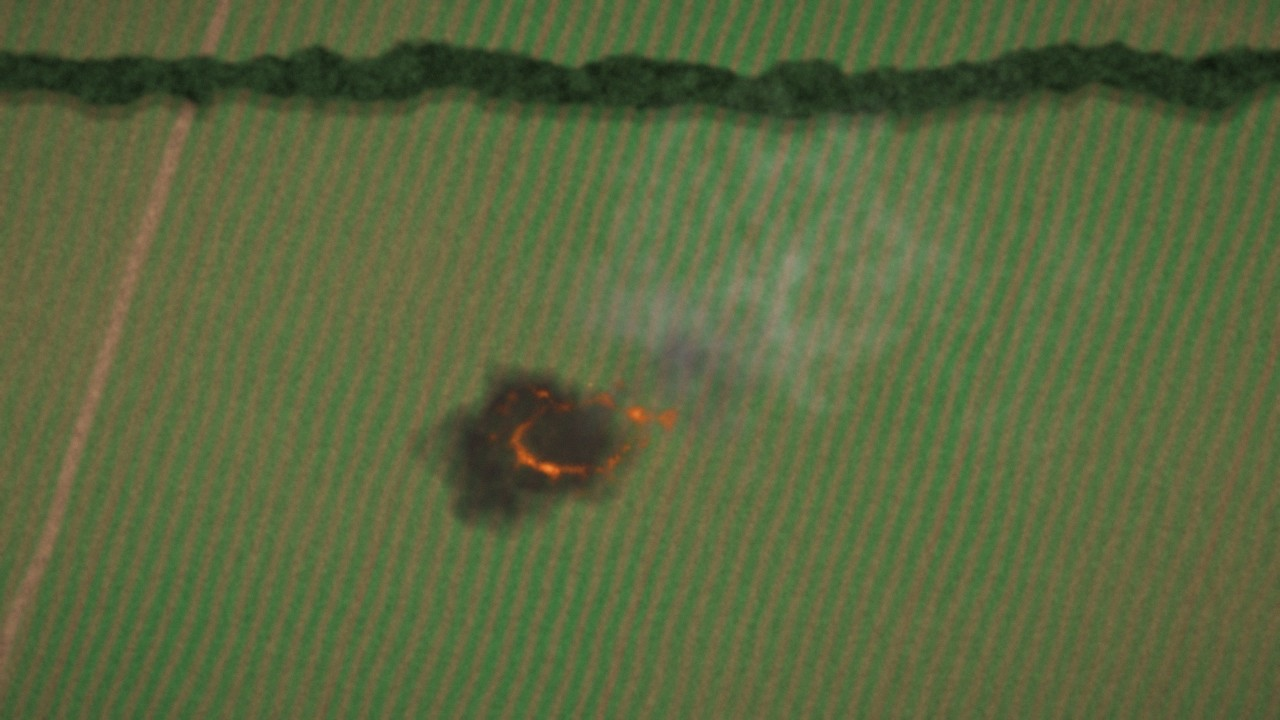
#> input picture samples/drone/drone-crop-fire-01.jpg, 1280 x 720 px
$ python -i water.py   (imports and definitions only)
#> lines starting #> are read from the running program, lines starting #| are printed output that depends on the picture; after the words box and inside, x2 and y2 are one past the last pixel; in counts of white or black regions, pixels touching at a corner belong together
#> further down, picture is the input picture: shape (720, 1280, 3); mean B, G, R 62.5, 102.7, 90.6
"""
Standing-water coverage: what fraction of a frame is under water.

NOT a model. There are no weights, nothing is trained, and nothing is
downloaded - this is arithmetic on pixels, a millisecond per frame.

It exists because flood is the wrong shape for a detector. YOLO finds
*things*: countable objects with a boundary you can draw a box around. Water
across a field is *stuff* - no instances, no natural box, and "how many
floods" is not a question. So the output here is one number per frame, a
coverage fraction, and the matching alert rule is a threshold rather than a
count.

WHAT ACTUALLY SEPARATES WATER FROM SOIL

Not colour. The flood photos from this site are muddy brown, very close to
the wet soil beside them. The reliable signal is TEXTURE: a water surface is
smooth, while soil, stubble and canopy are full of high-frequency detail.
So the primary test is local variance, and colour is only used to rule things
out afterwards.

THE THREE THINGS THAT FOOL IT, AND WHAT IS DONE ABOUT THEM

  sky        smooth, bright, low saturation - indistinguishable from water on
             texture alone. Removed by finding smooth regions that touch the
             top edge and are brighter than the scene median.
  vegetation smooth in places when out of focus. Removed by hue: a strongly
             green pixel is not water.
  shadow     smooth and dark. Removed by a floor on brightness.

It is a heuristic and it says so. It will disagree with a person at the
margins; it is meant to answer "is a large part of this field under water"
rather than to trace a shoreline.
"""
import logging
import os

import cv2
import numpy as np

log = logging.getLogger(__name__)

ENABLED = os.getenv("WATER_INDEX_ENABLED", "true").lower() in ("1", "true", "yes")

# Analysis runs on a downscaled copy: coverage is a ratio, so resolution buys
# nothing, and the box filters below are the expensive part.
WORK_WIDTH = 480

# Local standard deviation under which a pixel counts as "smooth". Tuned on
# the sample frames: muddy water sits near 2-5, bare soil and canopy well above.
SMOOTH_MAX = float(os.getenv("WATER_SMOOTH_MAX", "6.0"))

WINDOW = 9          # neighbourhood for the variance estimate
MIN_VALUE = 45      # below this it is shadow, not water
GREEN_LO, GREEN_HI = 35, 85     # OpenCV hue degrees/2 - vegetation
GREEN_SAT = 60      # a green pixel only counts as vegetation if saturated


def _local_sigma(gray: np.ndarray) -> np.ndarray:
    """Standard deviation in a WINDOW-sized neighbourhood, per pixel.

    E[x^2] - E[x]^2 via two box blurs: far cheaper than a sliding window, and
    the whole reason this can run on every frame without being noticed.
    """
    f = gray.astype(np.float32)
    mean = cv2.blur(f, (WINDOW, WINDOW))
    mean_sq = cv2.blur(f * f, (WINDOW, WINDOW))
    return np.sqrt(np.maximum(mean_sq - mean * mean, 0))


def _sky_mask(smooth: np.ndarray, value: np.ndarray) -> np.ndarray:
    """Smooth regions connected to the top edge and brighter than the scene.

    A cloudy sky is smooth, bright and desaturated - every test that finds
    water finds it too. What sky is not, is *surrounded by field*: it touches
    the top of the frame. So the removal is by connectivity, not by colour.
    """
    bright = value > max(np.median(value) + 10, 90)
    candidate = (smooth & bright).astype(np.uint8)
    if not candidate.any():
        return np.zeros_like(candidate, dtype=bool)

    count, labels = cv2.connectedComponents(candidate, connectivity=8)
    touching = np.unique(labels[0, :])          # component ids on the top row
    sky = np.isin(labels, touching[touching > 0])

    # A component has to be substantial to be sky; a bright smooth puddle can
    # graze the top edge of a low-angle shot.
    if sky.sum() < 0.02 * sky.size:
        return np.zeros_like(sky)
    return sky


def analyse(frame: np.ndarray) -> dict:
    """Coverage in 0..1 plus the intermediate fractions, for tuning."""
    h, w = frame.shape[:2]
#> h = 720; w = 1280
    if w > WORK_WIDTH:
        scale = WORK_WIDTH / w
#> scale = 0.375
        frame = cv2.resize(frame, (WORK_WIDTH, int(h * scale)), interpolation=cv2.INTER_AREA)

    hsv = cv2.cvtColor(frame, cv2.COLOR_BGR2HSV)
#> hsv: shape (270, 480, 3); mean H, S, V 38.6, 102.5, 104.5
    hue, sat, value = hsv[:, :, 0], hsv[:, :, 1], hsv[:, :, 2]
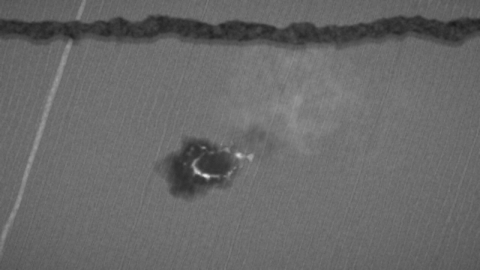
#> value: shape (270, 480); min 26, max 230, mean 104.5
    gray = cv2.cvtColor(frame, cv2.COLOR_BGR2GRAY)

    smooth = _local_sigma(gray) < SMOOTH_MAX
#> in _local_sigma, `mean_sq = cv2.blur(f * f, (WINDOW, WINDOW))`:
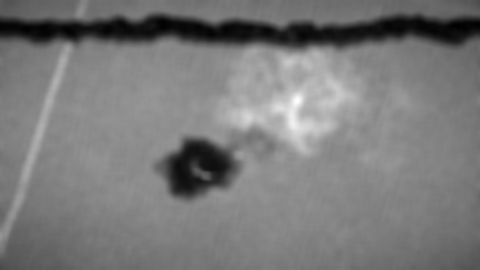
#> mean_sq: shape (270, 480) float32; min 1432.4, max 17602.4, mean 9172.6; drawn with min black and max white
#> in _local_sigma, `return np.sqrt(np.maximum(mean_sq - mean * mean, 0))`:
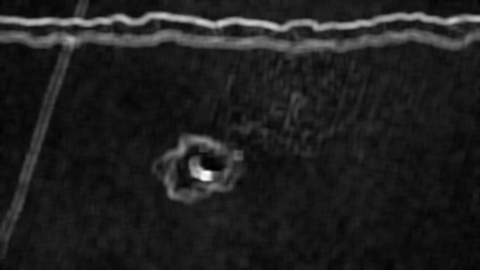
#> returned value: shape (270, 480) float32; min 1.18, max 30.22, mean 4.8; drawn with min black and max white
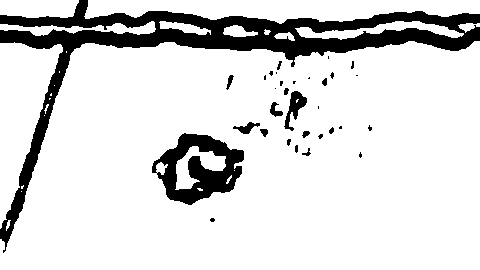
#> smooth: shape (270, 480) bool; 85.5% white; 32 black regions (17 under 20 px), largest, box (x1, y1, x2, y2) and area: (0, 0, 480, 253) 14349, (152, 133, 244, 205) 3321, (284, 91, 307, 131) 376
    vegetation = (hue >= GREEN_LO) & (hue <= GREEN_HI) & (sat > GREEN_SAT)
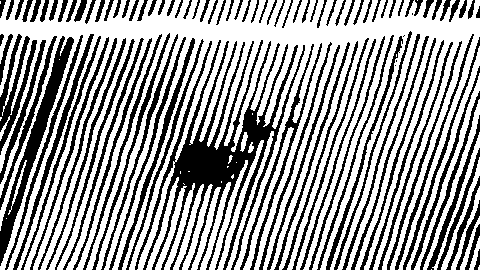
#> vegetation: shape (270, 480) bool; 61.1% white; 109 black regions (4 under 20 px), largest, box (x1, y1, x2, y2) and area: (135, 40, 305, 270) 10526, (0, 36, 74, 266) 2616, (240, 43, 322, 270) 1494
    dark = value < MIN_VALUE
#> dark: shape (270, 480) bool; 0.44% white in thin lines or dots, all inside (x1, y1, x2, y2) = (0, 17, 480, 39)
    sky = _sky_mask(smooth, value)
#> in _sky_mask, `bright = value > max(np.median(value) + 10, 90)`: bright: shape (270, 480) bool; 8.8% white; 607 white regions (595 under 20 px), largest, box (x1, y1, x2, y2) and area: (226, 46, 365, 157) 8246, (0, 42, 72, 244) 1118, (215, 95, 232, 128) 140
#> in _sky_mask, `candidate = (smooth & bright).astype(np.uint8)`: candidate: shape (270, 480); values 0 (black) and 1 (white), 7% white; 603 white regions (592 under 20 px), largest, box (x1, y1, x2, y2) and area: (226, 49, 365, 157) 7257, (215, 95, 232, 128) 140, (244, 153, 254, 164) 62
#> in _sky_mask, `count, labels = cv2.connectedComponents(candidate, connectivity=8)`:
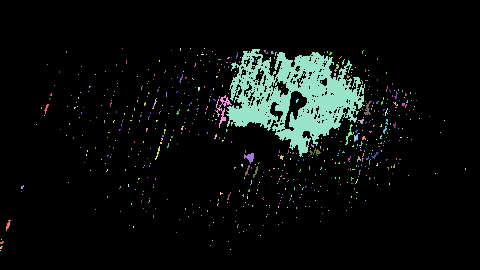
#> labels: shape (270, 480) int32; 604 distinct labels, from 0 to 603; one colour per label, 0 black
#> in _sky_mask, `count, labels = cv2.connectedComponents(candidate, connectivity=8)`: count = 604
#> in _sky_mask, `touching = np.unique(labels[0, :])`: touching = [0]
#> in _sky_mask, `sky = np.isin(labels, touching[touching > 0])`: sky: shape (270, 480) bool; every value is 0

    water = smooth & ~vegetation & ~dark & ~sky
#> water: shape (270, 480) bool; 33.6% white; 159 white regions (27 under 20 px), largest, box (x1, y1, x2, y2) and area: (215, 53, 303, 270) 2276, (0, 43, 36, 155) 1259, (13, 43, 91, 270) 1087

    # Opening then closing: drop isolated smooth specks, then fill the pinholes
    # left by crop poking through shallow water. Without this a flooded field
    # reads as thousands of fragments rather than one sheet.
    k = np.ones((5, 5), np.uint8)
    mask = cv2.morphologyEx(water.astype(np.uint8), cv2.MORPH_OPEN, k)
#> mask: shape (270, 480); values 0 (black) and 1 (white), 2.8% white; 42 white regions (4 under 20 px), largest, box (x1, y1, x2, y2) and area: (176, 146, 199, 188) 471, (200, 152, 225, 171) 387, (0, 84, 20, 128) 375
    mask = cv2.morphologyEx(mask, cv2.MORPH_CLOSE, k)
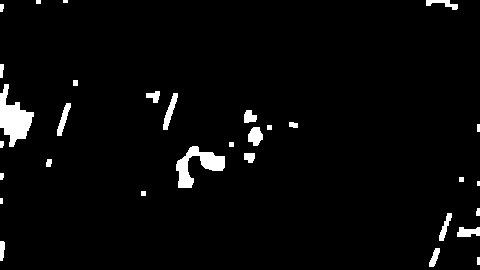
#> mask: shape (270, 480); values 0 (black) and 1 (white), 3.1% white; 31 white regions (3 under 20 px), largest, box (x1, y1, x2, y2) and area: (0, 84, 34, 147) 1085, (176, 146, 225, 188) 881, (163, 93, 178, 130) 218

    return {
        "coverage": float(mask.mean()),
        "smoothFraction": float(smooth.mean()),
        "skyFraction": float(sky.mean()),
        "vegetationFraction": float(vegetation.mean()),
    }


def coverage(frame: np.ndarray) -> float:
    """Just the number. Never raises - a failed measurement must not stop
    inference, so it reports 0 and logs instead."""
    try:
        return analyse(frame)["coverage"]
    except Exception as exc:
        log.warning("water index failed: %s", exc)
        return 0.0

>>> import cv2
>>> picture = cv2.imread('../../../samples/drone/drone-crop-fire-01.jpg')
>>> result = analyse(picture)
#> result = {'coverage': 0.0314, 'smoothFraction': 0.855, 'skyFraction': 0, 'vegetationFraction': 0.611}

$ run again, on samples/drone/drone-crop-fire-02.jpg
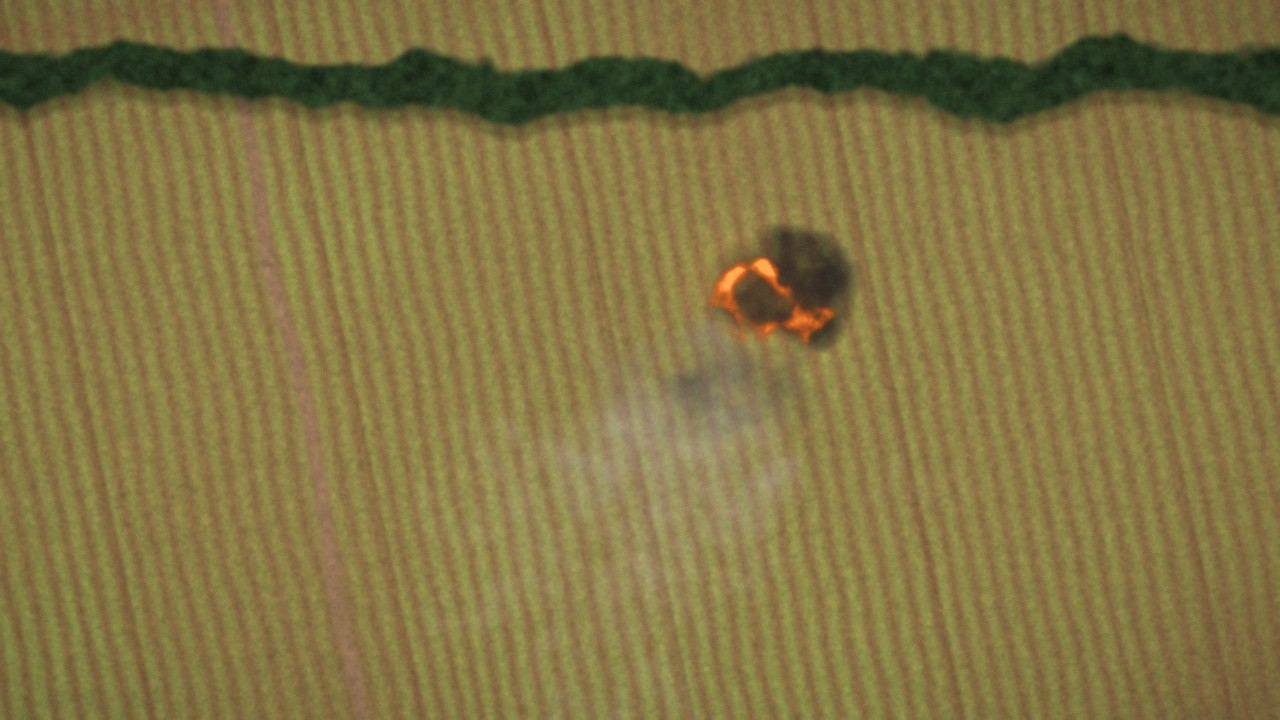
#> input picture samples/drone/drone-crop-fire-02.jpg, 1280 x 720 px
#> picture is the input picture: shape (720, 1280, 3); mean B, G, R 67.5, 116.7, 130.8
#> hsv: shape (270, 480, 3); mean H, S, V 24.6, 123.7, 131.8
#> in analyse, `smooth = _local_sigma(gray) < SMOOTH_MAX`:
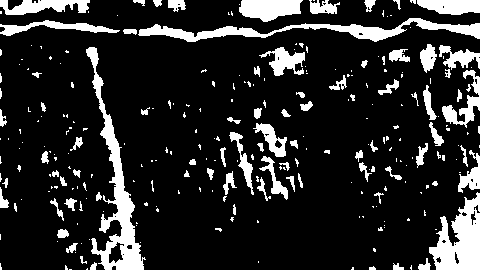
#> smooth: shape (270, 480) bool; 15.8% white; 270 white regions (188 under 20 px), largest, box (x1, y1, x2, y2) and area: (86, 47, 146, 270) 3154, (138, 18, 480, 42) 2542, (429, 192, 480, 270) 2344
#> vegetation: shape (270, 480) bool; 6.4% white; 1 white region, box (x1, y1, x2, y2) and area: (0, 13, 480, 47) 8282
#> dark: shape (270, 480) bool; 0.35% white in thin lines or dots, all inside (x1, y1, x2, y2) = (0, 14, 480, 39)
#> bright: shape (270, 480) bool; 9.2% white; 984 white regions (944 under 20 px), largest, box (x1, y1, x2, y2) and area: (172, 142, 305, 234) 5738, (250, 75, 296, 123) 588, (98, 100, 126, 192) 474
#> candidate: shape (270, 480); values 0 (black) and 1 (white), 1.4% white; 97 white regions (80 under 20 px), largest, box (x1, y1, x2, y2) and area: (99, 100, 125, 192) 407, (259, 162, 288, 200) 281, (237, 145, 254, 195) 279
#> labels: shape (270, 480) int32; 98 distinct labels, from 0 to 97
#> count = 98
#> touching = [0]
#> sky: shape (270, 480) bool; every value is 0
#> water: shape (270, 480) bool; 13.2% white; 266 white regions (187 under 20 px), largest, box (x1, y1, x2, y2) and area: (86, 47, 146, 270) 3154, (429, 192, 480, 270) 2344, (239, 0, 303, 22) 1039
#> in analyse, `mask = cv2.morphologyEx(mask, cv2.MORPH_CLOSE, k)`:
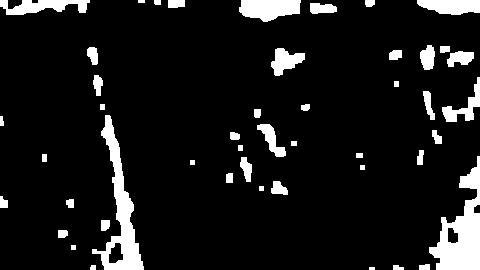
#> mask: shape (270, 480); values 0 (black) and 1 (white), 9.7% white; 47 white regions (1 under 20 px), largest, box (x1, y1, x2, y2) and area: (429, 156, 480, 270) 2716, (92, 115, 144, 270) 2439, (239, 0, 301, 22) 1034
#> result = {'coverage': 0.097, 'smoothFraction': 0.158, 'skyFraction': 0, 'vegetationFraction': 0.0639}

$ run again, on samples/drone/drone-field-flood-01.jpg
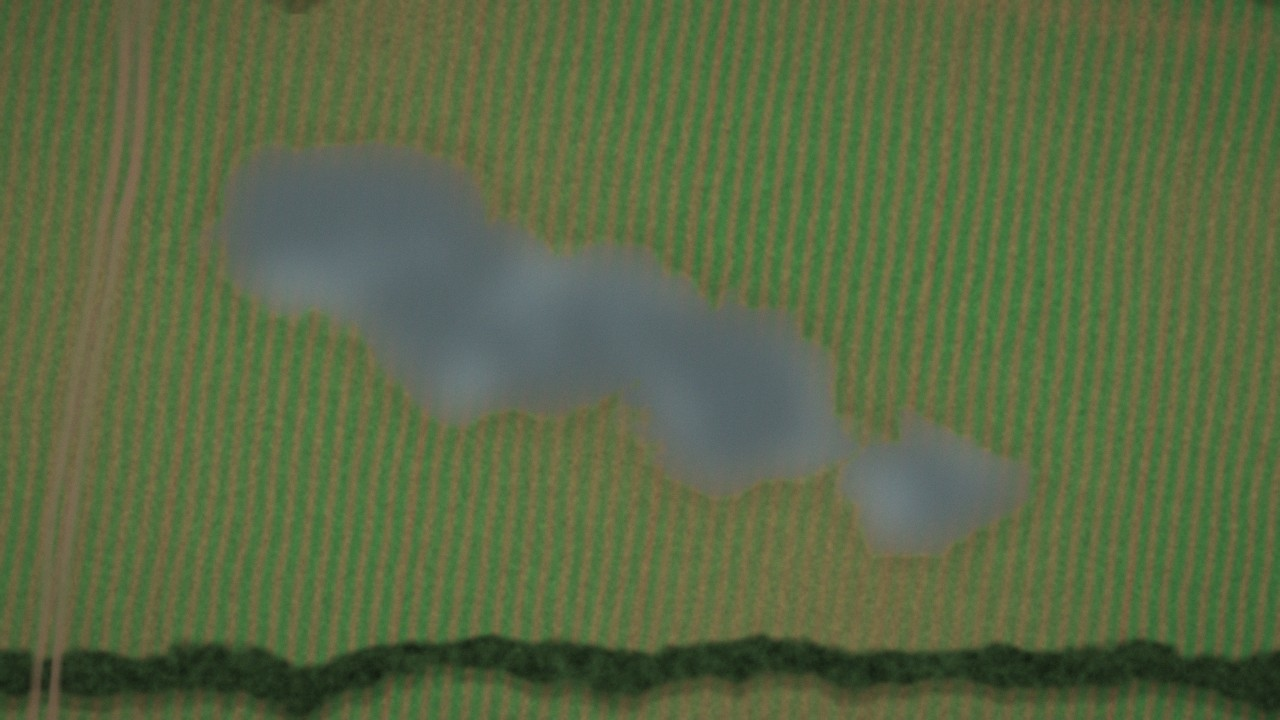
#> input picture samples/drone/drone-field-flood-01.jpg, 1280 x 720 px
#> picture is the input picture: shape (720, 1280, 3); mean B, G, R 67.6, 104.4, 90.1
#> hsv: shape (270, 480, 3); mean H, S, V 44.9, 95, 105.6
#> in analyse, `smooth = _local_sigma(gray) < SMOOTH_MAX`:
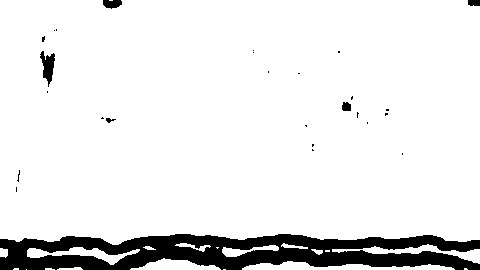
#> smooth: shape (270, 480) bool; 90.6% white; 27 black regions (21 under 20 px), largest, box (x1, y1, x2, y2) and area: (0, 234, 480, 270) 11441, (40, 51, 55, 87) 287, (103, 0, 122, 9) 132, (342, 102, 351, 111) 71, (468, 0, 480, 6) 69, (106, 118, 116, 123) 27
#> vegetation: shape (270, 480) bool; 55.5% white; 86 black regions (11 under 20 px), largest, box (x1, y1, x2, y2) and area: (53, 0, 410, 249) 40697, (8, 0, 60, 270) 3961, (420, 0, 455, 242) 767
#> dark: shape (270, 480) bool; 0.48% white in thin lines or dots, all inside (x1, y1, x2, y2) = (0, 241, 480, 267)
#> bright: shape (270, 480) bool; 2.4% white in thin lines or dots, all inside (x1, y1, x2, y2) = (23, 4, 472, 241)
#> candidate: shape (270, 480); values 0 (black) and 1 (white), 2.3% white in thin lines or dots, all inside (x1, y1, x2, y2) = (23, 4, 472, 240)
#> labels: shape (270, 480) int32; 911 distinct labels, from 0 to 910
#> count = 911
#> touching = [0]
#> sky: shape (270, 480) bool; every value is 0
#> water: shape (270, 480) bool; 42.3% white; 81 white regions (41 under 20 px), largest, box (x1, y1, x2, y2) and area: (53, 0, 410, 245) 39244, (8, 0, 60, 242) 3491, (420, 0, 455, 236) 755
#> in analyse, `mask = cv2.morphologyEx(mask, cv2.MORPH_CLOSE, k)`:
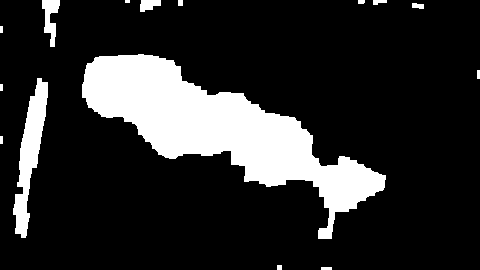
#> mask: shape (270, 480); values 0 (black) and 1 (white), 17.2% white; 15 white regions (1 under 20 px), largest, box (x1, y1, x2, y2) and area: (82, 54, 386, 239) 19009, (13, 78, 48, 238) 2341, (42, 0, 60, 47) 446
#> result = {'coverage': 0.172, 'smoothFraction': 0.906, 'skyFraction': 0, 'vegetationFraction': 0.555}

$ run again, on samples/drone/drone-field-flood-02.jpg
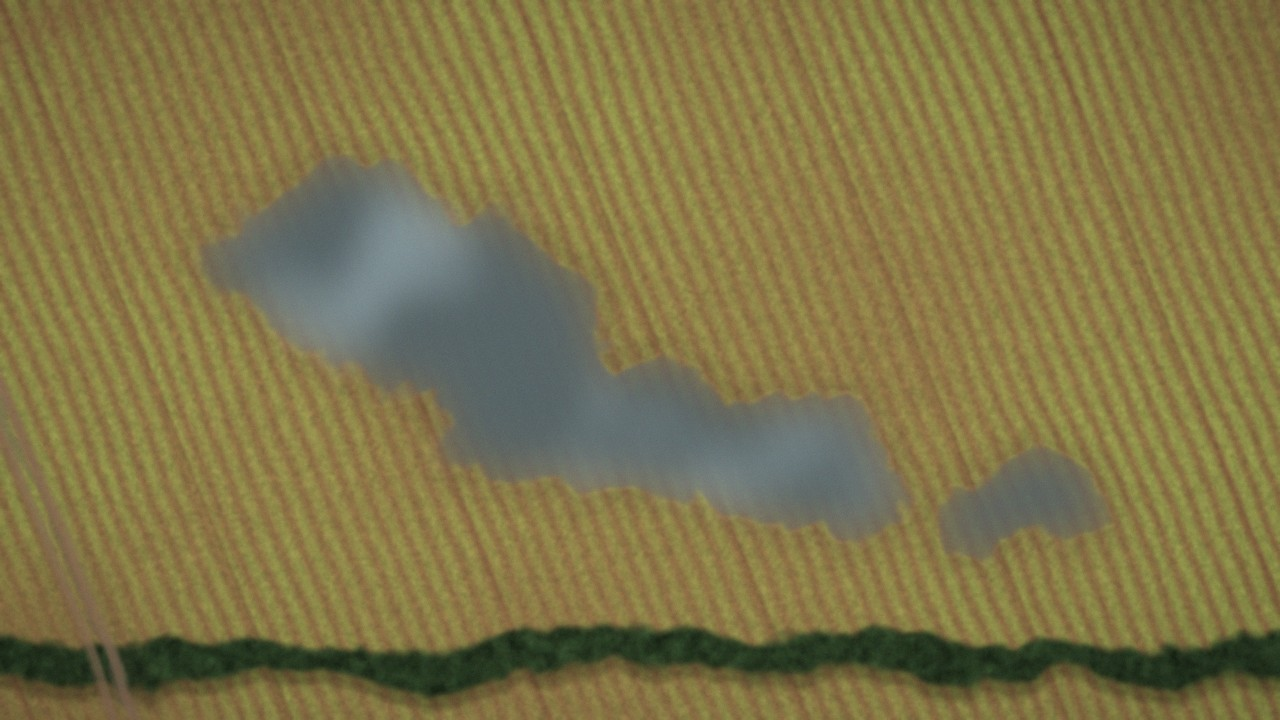
#> input picture samples/drone/drone-field-flood-02.jpg, 1280 x 720 px
#> picture is the input picture: shape (720, 1280, 3); mean B, G, R 72, 116.5, 127.4
#> hsv: shape (270, 480, 3); mean H, S, V 30.2, 112.7, 129.2
#> smooth: shape (270, 480) bool; 24.6% white; 201 white regions (138 under 20 px), largest, box (x1, y1, x2, y2) and area: (63, 18, 360, 211) 20046, (0, 190, 60, 238) 1398, (344, 170, 418, 207) 1340
#> vegetation: shape (270, 480) bool; 4.7% white; 3 white regions, box (x1, y1, x2, y2) and area: (45, 235, 480, 261) 5585, (0, 239, 35, 257) 461, (36, 242, 42, 255) 35
#> dark: shape (270, 480) bool; 0.32% white in thin lines or dots, all inside (x1, y1, x2, y2) = (0, 238, 476, 260)
#> bright: shape (270, 480) bool; 7.3% white in thin lines or dots
#> candidate: shape (270, 480); values 0 (black) and 1 (white), 0.6% white in thin lines or dots, all inside (x1, y1, x2, y2) = (48, 53, 379, 270)
#> labels: shape (270, 480) int32; 224 distinct labels, from 0 to 223
#> count = 224
#> touching = [0]
#> sky: shape (270, 480) bool; every value is 0
#> in analyse, `mask = cv2.morphologyEx(mask, cv2.MORPH_CLOSE, k)`:
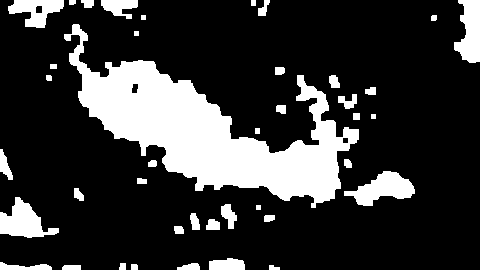
#> mask: shape (270, 480); values 0 (black) and 1 (white), 20.9% white; 41 white regions, largest, box (x1, y1, x2, y2) and area: (64, 24, 359, 208) 18945, (344, 171, 415, 206) 1306, (0, 197, 59, 238) 1253
#> result = {'coverage': 0.209, 'smoothFraction': 0.246, 'skyFraction': 0, 'vegetationFraction': 0.0469}
